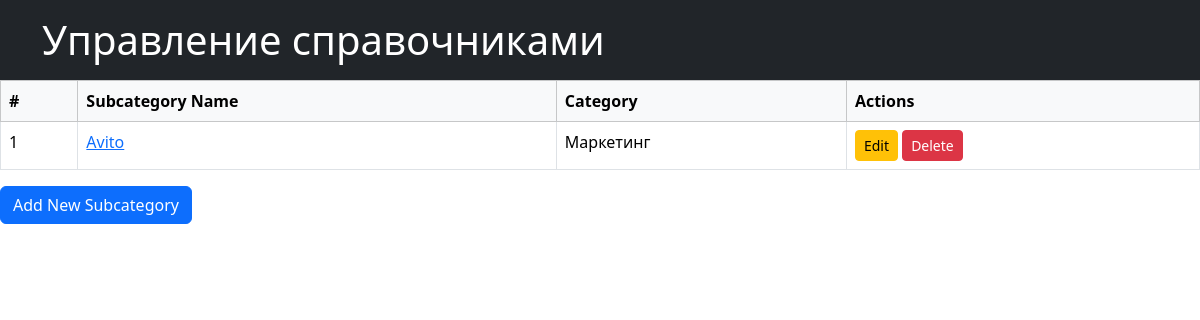
Before: /additional/subcategory_list/ with the older database file.
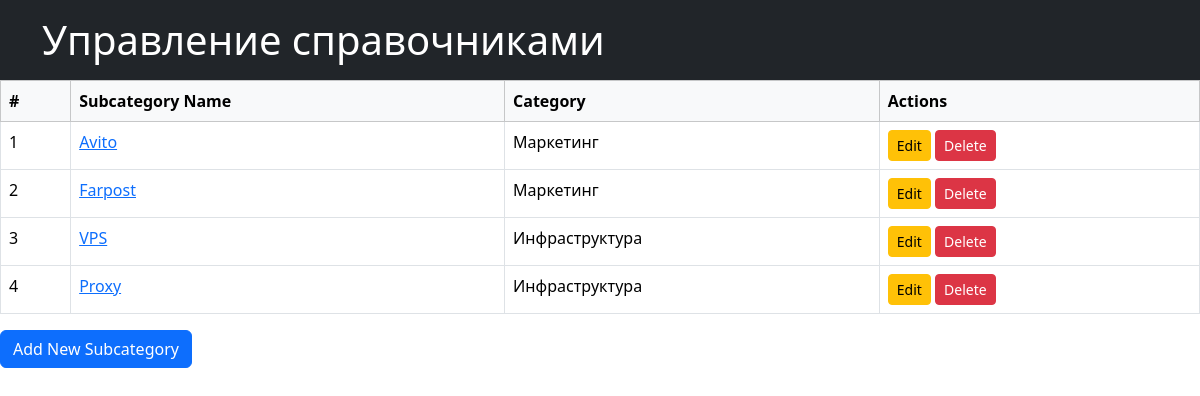
After: the same page with the newer database file.
### RecordApp/models.py (models this page shows, shortened)
class SubCategory(models.Model):
    subcategory_name = models.CharField(max_length=128, unique=True)
    category = models.ForeignKey("Category", on_delete=models.CASCADE)
    class Meta:
        db_table = "subcategories"
        verbose_name = "Подкатегория"
        verbose_name_plural = "Подкатегории"

class Category(models.Model):
    category_name = models.CharField(max_length=128, unique=True)
    type_model = models.ForeignKey(TransactionType, on_delete=models.CASCADE)
    class Meta:
        db_table = "categories"
        verbose_name = "Категория"
        verbose_name_plural = "Категории"

### RecordApp/views.py (the view)
# urls.py: path('additional/subcategory_list/', subcategory_list_view, name="subcategory_list"),
def subcategory_list_view(request):
    subcategories = SubCategory.objects.select_related("category").all()
    context = {
        "subcategories": subcategories
    }
    return render(request, "subcategory_list.html", context=context)

### templates/subcategory_list.html (shortened to what this page needs)
{% extends 'base.html' %}
{% block content %}
    {% if subcategories %}
      <table class="table table-bordered table-hover">
        <thead class="table-light">
          <tr>
            <th scope="col">#</th>
            <th scope="col">Subcategory Name</th>
            <th scope="col">Category</th>
            <th scope="col">Actions</th>
          </tr>
        </thead>
        <tbody>
          {% for subcategory in subcategories %}
            <tr id="category-{{ category.id }}">
                <td>{{ forloop.counter }}</td>
                <td>
                  <a href="{% url 'subcategory_detail' subcategory.id %}">
                    {{ subcategory.subcategory_name }}
                  </a>
                </td>
                <td>
                    {{ subcategory.category.category_name }}
                </td>
                <td>
                    <a href="{% url 'subcategory_edit' subcategory.id %}" class="btn btn-warning btn-sm">
                         Edit
                    </a>
                    <form action="{% url 'subcategory_delete' subcategory.id %}" method="POST" style="display:inline;">
                        <button type="submit" class="btn btn-danger btn-sm">
                             Delete
                        </button>
                    </form>
                </td>
            </tr>
          {% endfor %}
        </tbody>
      </table>
    {% else %}
      <p>No subcategories found.</p>
    {% endif %}
    <div class="mb-4">
        <a href="{% url 'subcategory_create' %}" class="btn btn-primary">Add New Subcategory</a>
    </div>
{% endblock %}

### templates/base.html (shortened to what this page needs)
<!DOCTYPE html>
<html lang="en">
<head>
    <link href="https://cdn.jsdelivr.net/npm/bootstrap@5.3.5/dist/css/bootstrap.min.css" rel="stylesheet">
</head>
<body>
  {% include 'header.html' %}
  {% block content %} {% endblock %}
</body>
</html>

### templates/header.html
<header class="bg-dark text-white py-3">
  <div class="container">
    <h1 class="mb-0">Управление справочниками</h1>
  </div>
</header>

Changed rows visible on the page:
added SubCategory: subcategory_name "Farpost", category.category_name "Маркетинг"
added SubCategory: subcategory_name "VPS", category.category_name "Инфраструктура"
added SubCategory: subcategory_name "Proxy", category.category_name "Инфраструктура"
